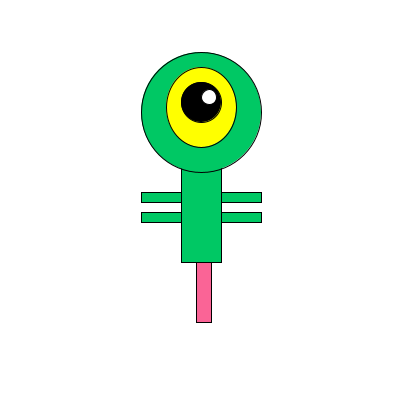
Frame 1 (no input)
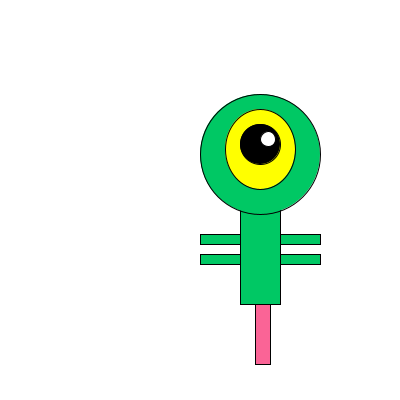
Frame 60 (the mouse pressed at the canvas centre just before this capture)
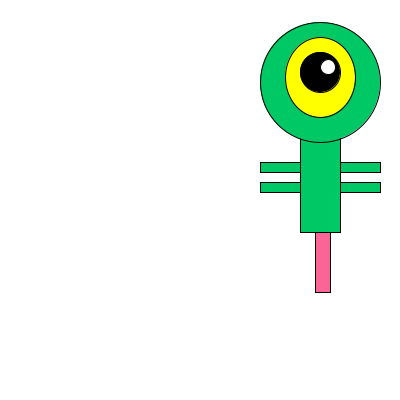
Frame 120 (the mouse held since frame 60 and released just before this capture)

The Processing sketch that drew these frames (run headless with seeded random() and noise(); from frame 60 on, the mouse is pressed at the canvas centre):

// Processing sketch: processing_79163
// ── processing_79163.pde

int x=0;
int y=0;
int speedX=1;
int speedY=2;
int back=-1; 
int above=-1;


void setup() {
size (400,400);
background (255); 
smooth();
x=width/2;
y=height/2;
}



void draw() {
background(255);
stroke(0);
strokeWeight(1);
fill (0,200,100);

x=x+speedX;
y=y+speedY;


rect(x-60,y-10,50,10);//Draws left tenitcal

fill (0,200,100);
rect(x-60,y+10,50,10);//Draws lower left tenitcal

fill (0,200,100);
rect(x+10,y-10,50,10);//Draws right tenitcal

fill (0,200,100);
rect(x+10,y+10,50,10);//Draws lower right tenitcal

fill (250,100,150);
rect(x-5,y+60,15,60);//Draws tail

fill (0,200,100);
rect (x-20,y-40, 40, 100);//Draws body

fill (0,200,100);
ellipse(x, y-90, 120, 120);//Draws head

fill (255,255,0);
ellipse (x,y-95,70,80);// Draws eye

fill (0);
ellipse (x,y-100,40,40);// Draws pupil

fill(255);
ellipse (x+8,y-105,15,15);//Draws pupil shine

if (x>340 || x<60) {
speedX*=back;
} 

if(y>280 || y<150) {
speedY*=above;
} 


}

//mouth appears when mouse is clicked
void mousePressed() {
stroke(0);
fill(200,130,200);
rect(x-5,y-50,12,10);

fill(0);
ellipse(x,y-100,50,50);//makes pupil bigger

fill(255);
ellipse(x+8,y-105,20,20);//adds shine


noStroke();
fill(255);
ellipse(x-10,y-92,18,18);//adds new shine
}

//Hide old pupil when a key is pressed
void keyPressed() {
stroke(255,255,0);
strokeWeight(20);
fill(0);
ellipse(x,y-100,22,22);

//makes the pupil thinner
stroke(0);
strokeWeight(1);
fill(0);
ellipse(x,y-92,10,50);


stroke(0);
strokeWeight(1);
fill(200,0,0);
triangle(x,y-52,x+10,y-40,x-10,y-40);

noStroke();
fill(255);
triangle(x+1,y-42,x-1,y-51,x+2,y-51);


noStroke();
fill(0,200,100);
triangle (x,y-117,x-20,y-145,x+22,y-145); 
}
  
  
